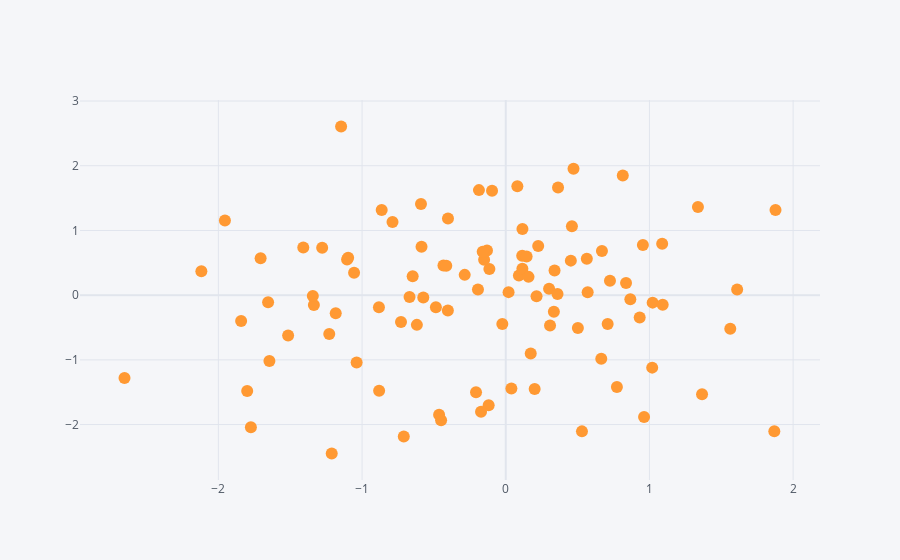

Here is the notebook cell this chart was saved with:
### Code cell
df.iplot(kind="scatter",x='A', y='B', mode='markers')
